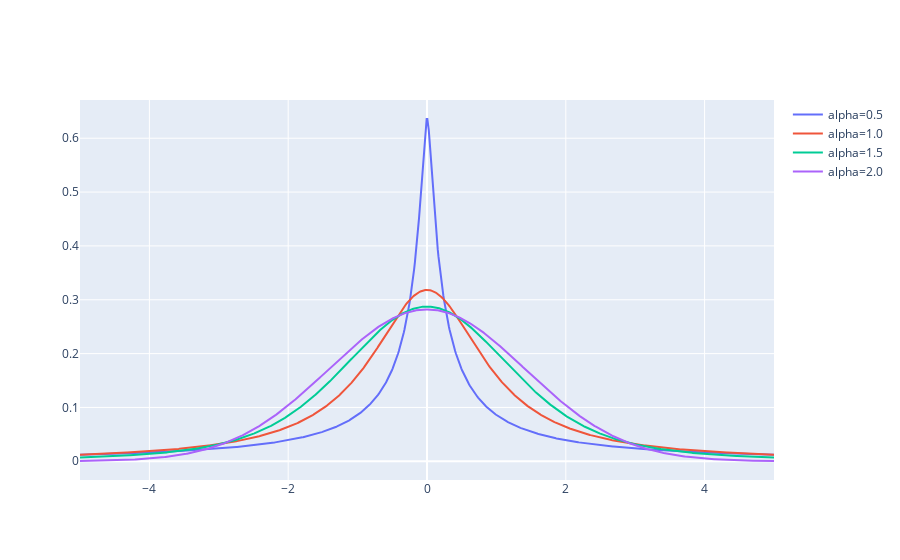

The cell this chart's notebook holds for it:
### Markdown cell above
# Activity 2: Lévy Distribution - N Different Curves

### Code cell
alphas = [0.5, 1.0, 1.5, 2.0]
x_vals = np.linspace(-5, 5, 1000)
fig = go.Figure()
for alpha in alphas:
    pdf_vals = levy_stable.pdf(x_vals, alpha, 0)
    fig.add_trace(go.Scatter(x=x_vals, y=pdf_vals, mode='lines', name=f'alpha={alpha}'))
fig.show()

### Figure 1 — Plotly figure (JSON) as saved in the notebook; plotly's stock layout.template omitted (floating-point values rounded to 4 significant figures; data arrays with more than 128 entries replaced by an {"elided": "..."} marker saying what was removed)
{"data": [{"mode": "lines", "name": "alpha=0.5", "type": "scatter", "x": {"elided": "1000 float values"}, "y": {"elided": "1000 float values"}}, {"mode": "lines", "name": "alpha=1.0", "type": "scatter", "x": {"elided": "1000 float values"}, "y": {"elided": "1000 float values"}}, {"mode": "lines", "name": "alpha=1.5", "type": "scatter", "x": {"elided": "1000 float values"}, "y": {"elided": "1000 float values"}}, {"mode": "lines", "name": "alpha=2.0", "type": "scatter", "x": {"elided": "1000 float values"}, "y": {"elided": "1000 float values"}}], "layout": {}}
